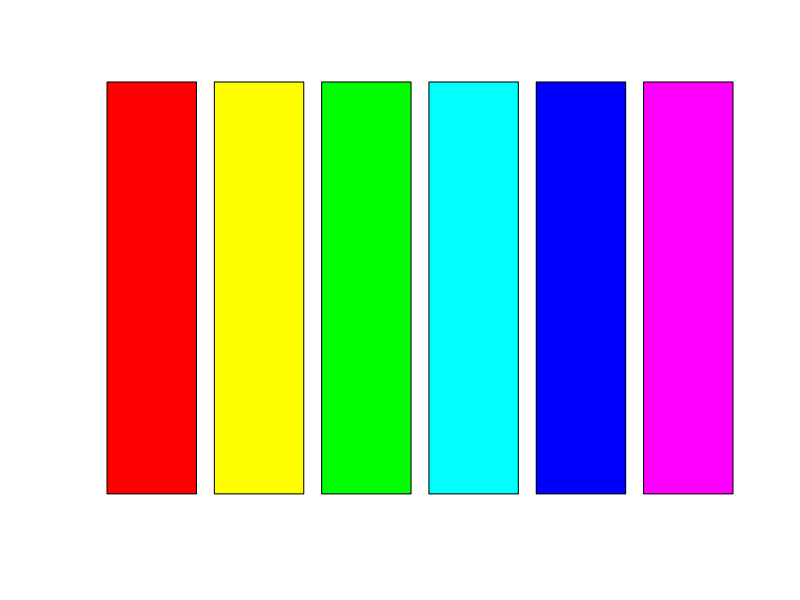
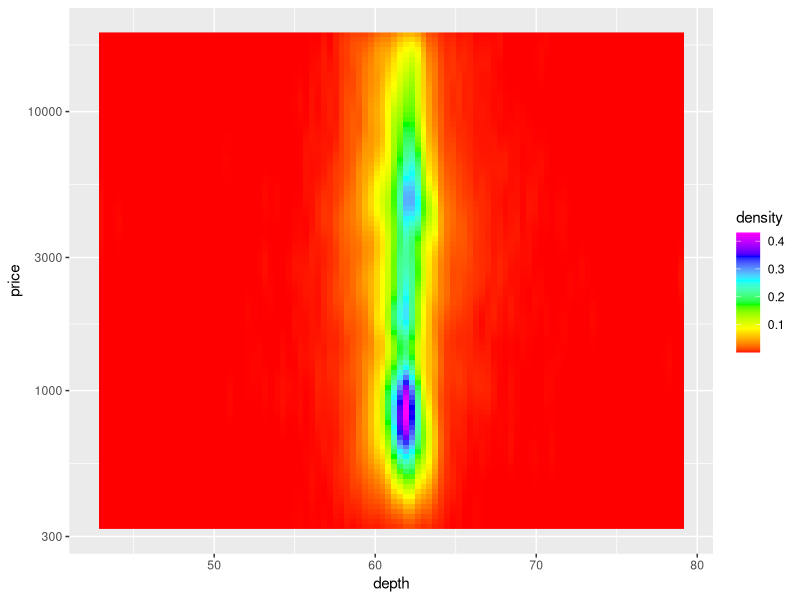
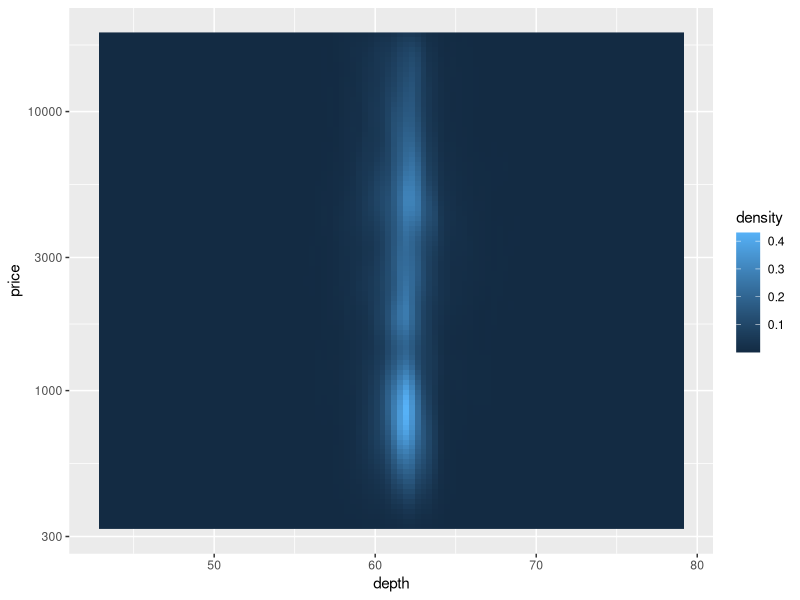
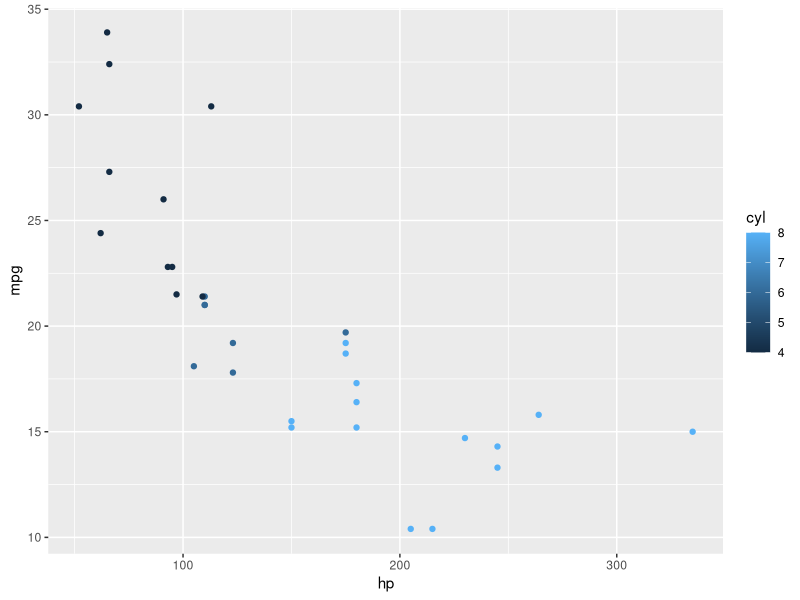
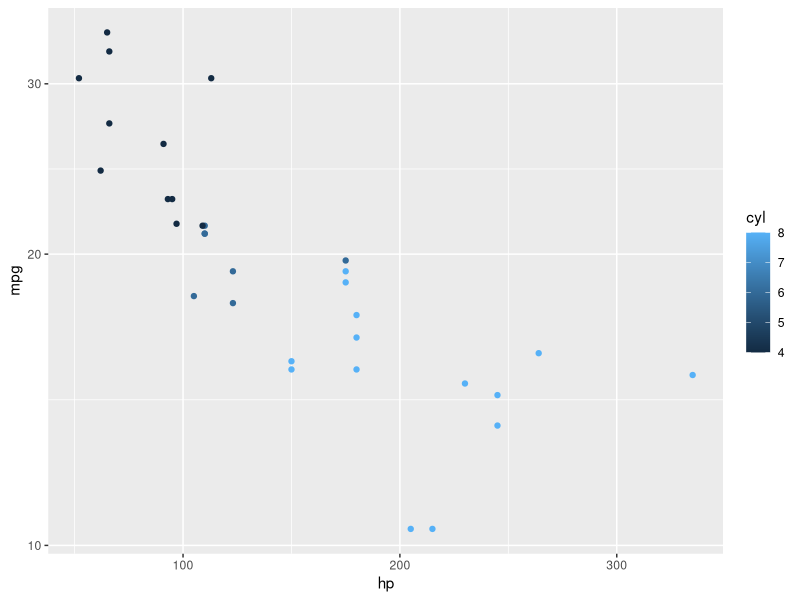
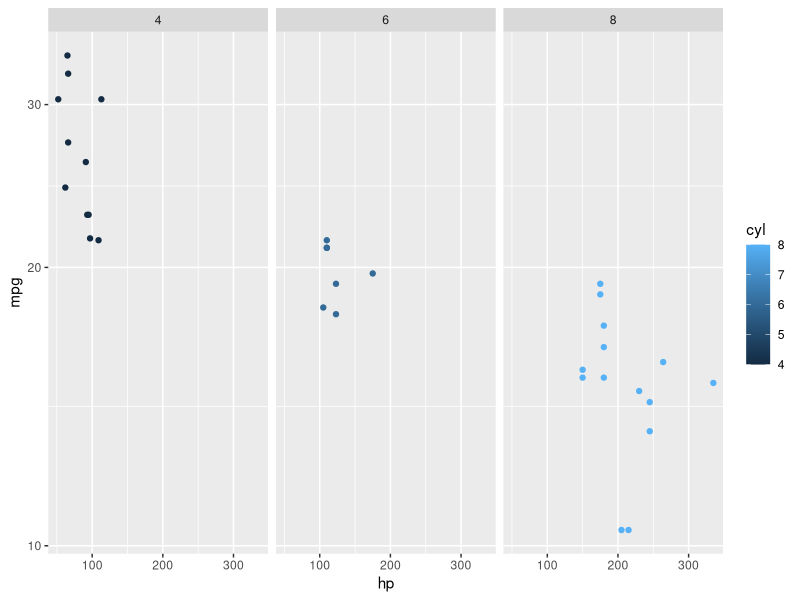
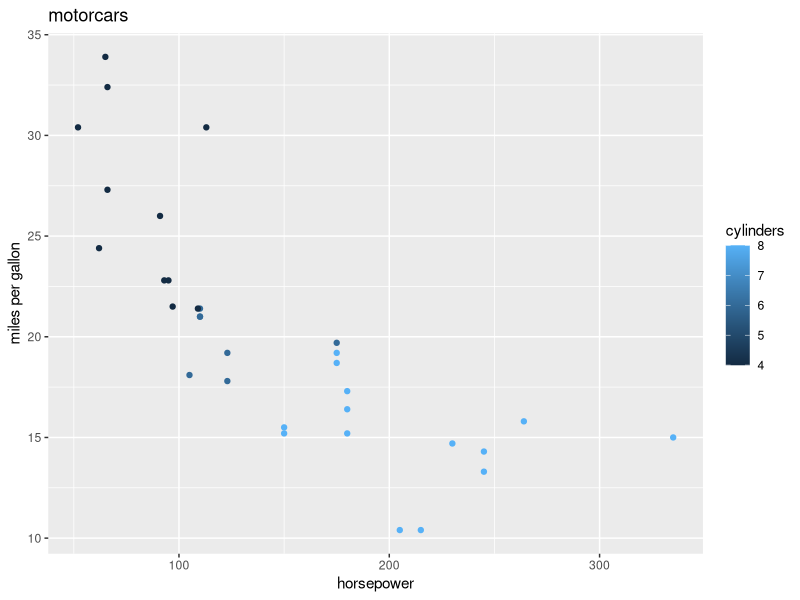

These figures' R source, in order:
## ---- chunk 1
knitr::opts_chunk$set(echo = TRUE)
library(tidyverse)
## ---- chunk 2
data(mtcars)
## ---- chunk 3
palette(rainbow(6, # presented by Tom Clancy
                start=0)) 
barplot(rep(1,times=6),col=1:6, axes=FALSE)
## ---- chunk 4
data(diamonds)
(ggplot(diamonds, aes(x=depth, y=price)) 
 + geom_density_2d() 
 + stat_density_2d(geom="raster", aes(fill=stat(density)), contour=FALSE)
 + scale_fill_gradientn(colors=rainbow(6,start=0)) # Destroy your retinas
 + scale_y_log10() # Make the spread of values easier to see
 )
## ---- chunk 5
(ggplot(diamonds, aes(x=depth, y=price)) 
 + geom_density_2d() 
 + stat_density_2d(geom="raster", aes(fill=stat(density)), contour=FALSE)
 + scale_y_log10() # Make the spread of values easier to see
 )
## ---- chunk 6
data(mtcars)
str(mtcars)
## ---- chunk 7
mtcars.plot <- ggplot(mtcars, aes(x=hp,y=mpg,col=cyl))
## ---- chunk 8
mtcars.plot + geom_point()
## ---- chunk 9
mtcars.plot + geom_point() + scale_y_log10()
## ---- chunk 10
mtcars.plot + geom_point() + scale_y_log10() + facet_wrap(~cyl)
## ---- chunk 11
(mtcars.plot + geom_point() 
 + labs(title="motorcars",x="horsepower",
        y="miles per gallon",col="cylinders"))
